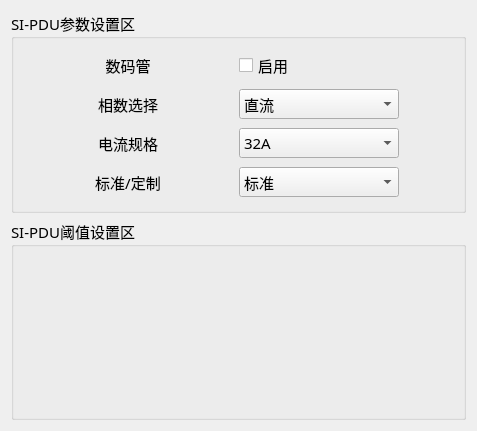
<?xml version="1.0" encoding="UTF-8"?>
<ui version="4.0">
 <class>Set_SiWid</class>
 <widget class="QWidget" name="Set_SiWid">
  <property name="geometry">
   <rect>
    <x>0</x>
    <y>0</y>
    <width>477</width>
    <height>431</height>
   </rect>
  </property>
  <property name="windowTitle">
   <string>Form</string>
  </property>
  <layout class="QGridLayout" name="gridLayout_2">
   <item row="0" column="0">
    <widget class="QGroupBox" name="groupBox_2">
     <property name="font">
      <font>
       <family>微软雅黑</family>
       <pointsize>11</pointsize>
      </font>
     </property>
     <property name="title">
      <string>SI-PDU参数设置区</string>
     </property>
     <layout class="QGridLayout" name="gridLayout">
      <item row="0" column="0">
       <widget class="QLabel" name="label_10">
        <property name="maximumSize">
         <size>
          <width>100</width>
          <height>16777215</height>
         </size>
        </property>
        <property name="text">
         <string>数码管</string>
        </property>
        <property name="alignment">
         <set>Qt::AlignCenter</set>
        </property>
       </widget>
      </item>
      <item row="0" column="1">
       <widget class="QCheckBox" name="ledCheck">
        <property name="text">
         <string>启用</string>
        </property>
       </widget>
      </item>
      <item row="1" column="0">
       <widget class="QLabel" name="label_7">
        <property name="maximumSize">
         <size>
          <width>100</width>
          <height>16777215</height>
         </size>
        </property>
        <property name="text">
         <string>相数选择</string>
        </property>
        <property name="alignment">
         <set>Qt::AlignCenter</set>
        </property>
       </widget>
      </item>
      <item row="1" column="1">
       <widget class="QComboBox" name="lineBox">
        <property name="minimumSize">
         <size>
          <width>120</width>
          <height>30</height>
         </size>
        </property>
        <property name="maximumSize">
         <size>
          <width>160</width>
          <height>16777215</height>
         </size>
        </property>
        <item>
         <property name="text">
          <string>直流</string>
         </property>
        </item>
        <item>
         <property name="text">
          <string>交流-单\三相</string>
         </property>
        </item>
        <item>
         <property name="text">
          <string>交流-单相两路</string>
         </property>
        </item>
        <item>
         <property name="text">
          <string>一路</string>
         </property>
        </item>
       </widget>
      </item>
      <item row="2" column="0">
       <widget class="QLabel" name="label_9">
        <property name="maximumSize">
         <size>
          <width>100</width>
          <height>16777215</height>
         </size>
        </property>
        <property name="text">
         <string>电流规格</string>
        </property>
        <property name="alignment">
         <set>Qt::AlignCenter</set>
        </property>
       </widget>
      </item>
      <item row="2" column="1">
       <widget class="QComboBox" name="curBox">
        <property name="minimumSize">
         <size>
          <width>120</width>
          <height>30</height>
         </size>
        </property>
        <property name="maximumSize">
         <size>
          <width>160</width>
          <height>16777215</height>
         </size>
        </property>
        <item>
         <property name="text">
          <string>32A</string>
         </property>
        </item>
        <item>
         <property name="text">
          <string>63A</string>
         </property>
        </item>
       </widget>
      </item>
      <item row="3" column="0">
       <widget class="QLabel" name="label_8">
        <property name="maximumSize">
         <size>
          <width>100</width>
          <height>16777215</height>
         </size>
        </property>
        <property name="text">
         <string>标准/定制</string>
        </property>
        <property name="alignment">
         <set>Qt::AlignCenter</set>
        </property>
       </widget>
      </item>
      <item row="3" column="1">
       <widget class="QComboBox" name="sBox">
        <property name="minimumSize">
         <size>
          <width>120</width>
          <height>30</height>
         </size>
        </property>
        <property name="maximumSize">
         <size>
          <width>160</width>
          <height>16777215</height>
         </size>
        </property>
        <item>
         <property name="text">
          <string>标准</string>
         </property>
        </item>
        <item>
         <property name="text">
          <string>定制</string>
         </property>
        </item>
       </widget>
      </item>
     </layout>
    </widget>
   </item>
   <item row="1" column="0">
    <widget class="QGroupBox" name="groupBox">
     <property name="minimumSize">
      <size>
       <width>420</width>
       <height>0</height>
      </size>
     </property>
     <property name="font">
      <font>
       <family>微软雅黑</family>
       <pointsize>11</pointsize>
      </font>
     </property>
     <property name="title">
      <string>SI-PDU阈值设置区</string>
     </property>
    </widget>
   </item>
  </layout>
 </widget>
 <resources/>
 <connections/>
</ui>
